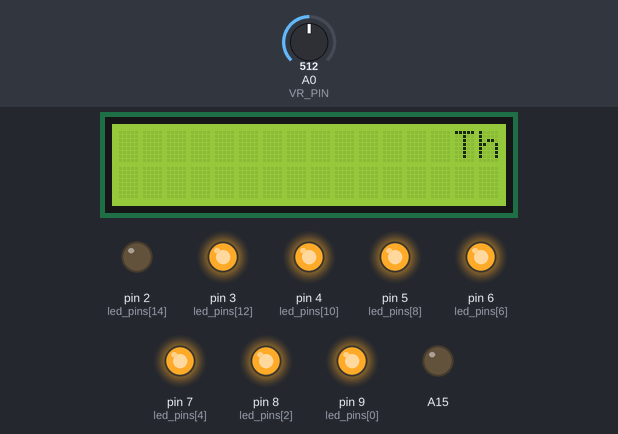
The program below on a simulated Arduino Mega 2560, built with avr-gcc and run on an emulated ATmega2560. On the bench: 16×2 character LCD, output pins drawn as LEDs (lit = HIGH). Dashed ring = blinking. The test bench sets the inputs (shaded band); at power-on: A0 (VR_PIN) = 512.

Above: at 1.2 s.
1.3 s: A0 (VR_PIN) set to 204
At 1.91 s:
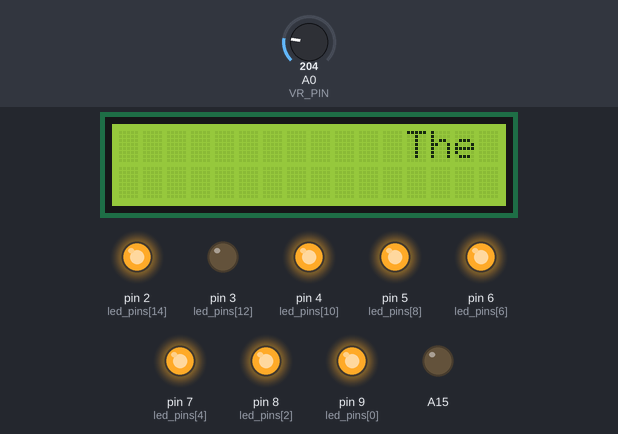
At 2.33 s:
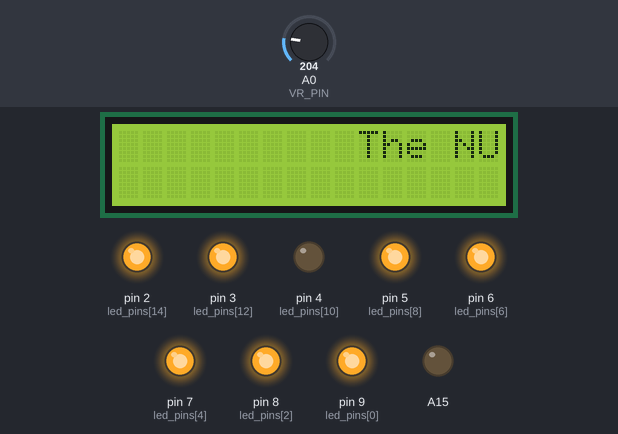
3.9 s: A0 (VR_PIN) set to 184
6.4 s: A0 (VR_PIN) set to 0
9.2 s: A0 (VR_PIN) set to 40
At 10.1 s:
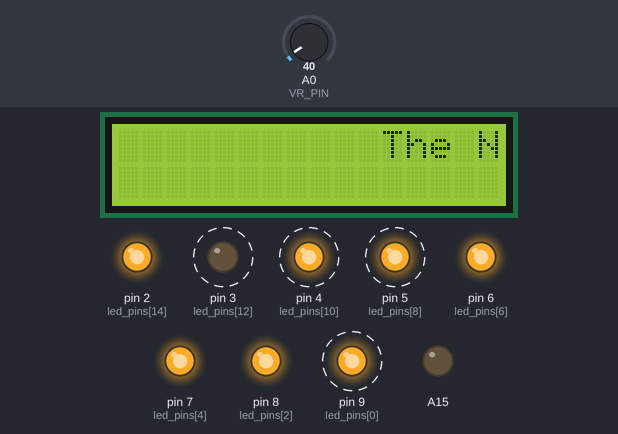
10.8 s: A0 (VR_PIN) set to 0
13.8 s: A0 (VR_PIN) set to 122
At 13.98 s:
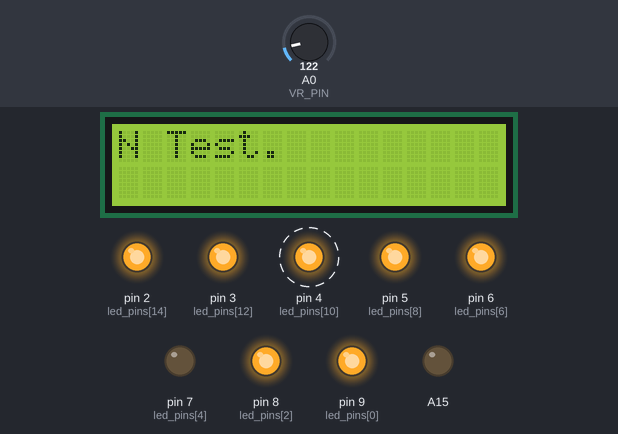
Timing chart, 0 to 16.3 s (numbered marks = the images above; inputs shaded):
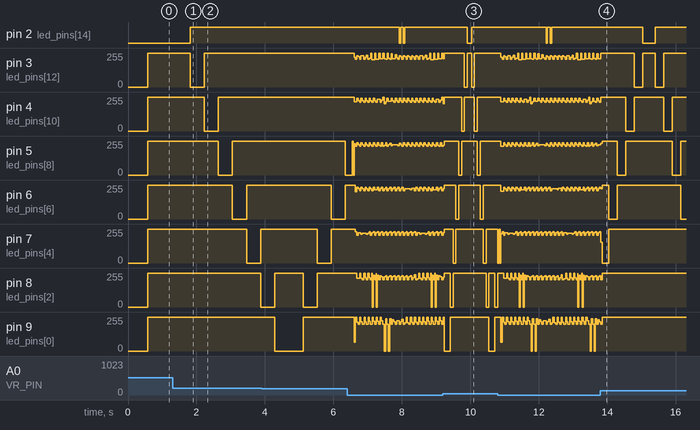

The program:

main.cpp
```cpp
#include <Arduino.h>
#include <LiquidCrystal.h>

#define VR_PIN 0

LiquidCrystal lcd(49, 48, 47, 43, 42, 41);

const int led_num = 17;
const int led_pins[led_num] = {9, 9, 8, 8, 7, 7, 6, 6, 5, 5, 4, 4, 3, 3, 2, 2, 2};

void setup()
{
	pinMode(VR_PIN, INPUT);
	lcd.begin(16, 2);
	lcd.clear();

	Serial.begin(9600);

	pinMode(A15, OUTPUT);
	for (int pin = 0; pin < led_num; pin++)
		pinMode(led_pins[pin], OUTPUT);
}

void check_vr(int &vr)
{
	if (abs(analogRead(VR_PIN) - vr) >= 30)
		vr = analogRead(VR_PIN);
}

void scroll(int cursor, String str, int &delay_time)
{
	String first_str = str;

	for (int index = 16; index >= 0; index--)
	{
		lcd.setCursor(index, cursor);
		lcd.print(first_str);
		lcd.print(" ");

		delay(delay_time);

		check_vr(delay_time);

		// off all led
		for (int pin = 0; pin < led_num; pin++)
			digitalWrite(led_pins[pin], HIGH);

		digitalWrite(led_pins[index], LOW);
	}

	double step = led_num / first_str.length();

	for (int index = 0; index < first_str.length(); index++)
	{
		lcd.setCursor(0, cursor);
		lcd.print(first_str.substring(index + 1, 16 + index));

		lcd.print(" ");

		delay(delay_time);

		check_vr(delay_time);

		for (int pin = 0; pin < led_num; pin++)
			digitalWrite(led_pins[pin], HIGH);

		digitalWrite(led_pins[int(index * step)], LOW);
	}
}

void loop()
{

	auto vr_value = analogRead(VR_PIN);
	scroll(0, "The NUTN Test.", vr_value);
}
```

Measured:
- after the input at 1.3 s, pin 2 (led_pins[14]): LOW → HIGH after 0.51 s instead of 0.82 s; pin 4 (led_pins[10]): 255/255 → 0/255 after 0.93 s instead of 1.9 s
- after the input at 9.2 s, the display: first changes after 0.05 s (image 3 shows a later state)
- after the input at 10.8 s, pin 2 (led_pins[14]): alternates HIGH for 0.08 s and LOW for 0.04 s, 4 changes in all, then stays HIGH, starting after 1.4 s
- after the input at 13.8 s, the display: first changes at once (image 4 shows a later state)
